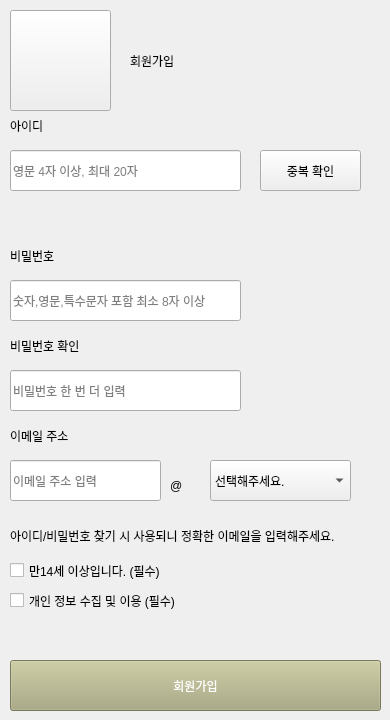
    <widget class="QWidget" name="page_33">
     <widget class="QPushButton" name="startButton_6">
      <property name="geometry">
       <rect>
        <x>10</x>
        <y>10</y>
        <width>101</width>
        <height>101</height>
       </rect>
      </property>
      <property name="styleSheet">
       <string notr="true">border-image:url(&quot;/Users/IOT/Documents/Login/danawa.jpg&quot;)</string>
      </property>
      <property name="text">
       <string/>
      </property>
     </widget>
     <widget class="QLabel" name="label_23">
      <property name="geometry">
       <rect>
        <x>130</x>
        <y>40</y>
        <width>111</width>
        <height>41</height>
       </rect>
      </property>
      <property name="styleSheet">
       <string notr="true">font: 700 20pt &quot;맑은 고딕&quot;;</string>
      </property>
      <property name="text">
       <string>회원가입</string>
      </property>
     </widget>
     <widget class="QLabel" name="label_24">
      <property name="geometry">
       <rect>
        <x>10</x>
        <y>110</y>
        <width>51</width>
        <height>31</height>
       </rect>
      </property>
      <property name="styleSheet">
       <string notr="true">font: 700 12pt &quot;맑은 고딕&quot;;</string>
      </property>
      <property name="text">
       <string>아이디</string>
      </property>
     </widget>
     <widget class="QLineEdit" name="Join_id">
      <property name="geometry">
       <rect>
        <x>10</x>
        <y>150</y>
        <width>231</width>
        <height>41</height>
       </rect>
      </property>
      <property name="placeholderText">
       <string>영문 4자 이상, 최대 20자</string>
      </property>
     </widget>
     <widget class="QLabel" name="label_31">
      <property name="geometry">
       <rect>
        <x>10</x>
        <y>240</y>
        <width>101</width>
        <height>31</height>
       </rect>
      </property>
      <property name="styleSheet">
       <string notr="true">font: 700 12pt &quot;맑은 고딕&quot;;</string>
      </property>
      <property name="text">
       <string>비밀번호</string>
      </property>
     </widget>
     <widget class="QLineEdit" name="Join_pw">
      <property name="geometry">
       <rect>
        <x>10</x>
        <y>280</y>
        <width>231</width>
        <height>41</height>
       </rect>
      </property>
      <property name="echoMode">
       <enum>QLineEdit::Normal</enum>
      </property>
      <property name="placeholderText">
       <string>숫자,영문,특수문자 포함 최소 8자 이상</string>
      </property>
     </widget>
     <widget class="QLabel" name="label_32">
      <property name="geometry">
       <rect>
        <x>10</x>
        <y>330</y>
        <width>101</width>
        <height>31</height>
       </rect>
      </property>
      <property name="styleSheet">
       <string notr="true">font: 700 12pt &quot;맑은 고딕&quot;;</string>
      </property>
      <property name="text">
       <string>비밀번호 확인</string>
      </property>
     </widget>
     <widget class="QLineEdit" name="Join_pw2">
      <property name="geometry">
       <rect>
        <x>10</x>
        <y>370</y>
        <width>231</width>
        <height>41</height>
       </rect>
      </property>
      <property name="echoMode">
       <enum>QLineEdit::Normal</enum>
      </property>
      <property name="placeholderText">
       <string>비밀번호 한 번 더 입력</string>
      </property>
     </widget>
     <widget class="QLineEdit" name="Join_email">
      <property name="geometry">
       <rect>
        <x>10</x>
        <y>460</y>
        <width>151</width>
        <height>41</height>
       </rect>
      </property>
      <property name="placeholderText">
       <string>이메일 주소 입력</string>
      </property>
     </widget>
     <widget class="QLabel" name="label_33">
      <property name="geometry">
       <rect>
        <x>10</x>
        <y>420</y>
        <width>101</width>
        <height>31</height>
       </rect>
      </property>
      <property name="styleSheet">
       <string notr="true">font: 700 12pt &quot;맑은 고딕&quot;;</string>
      </property>
      <property name="text">
       <string>이메일 주소</string>
      </property>
     </widget>
     <widget class="QLabel" name="label_34">
      <property name="geometry">
       <rect>
        <x>170</x>
        <y>470</y>
        <width>41</width>
        <height>31</height>
       </rect>
      </property>
      <property name="styleSheet">
       <string notr="true">font: 16pt &quot;Tahoma&quot;;</string>
      </property>
      <property name="text">
       <string>@</string>
      </property>
     </widget>
     <widget class="QComboBox" name="comboBox">
      <property name="geometry">
       <rect>
        <x>210</x>
        <y>460</y>
        <width>141</width>
        <height>41</height>
       </rect>
      </property>
      <item>
       <property name="text">
        <string>선택해주세요.</string>
       </property>
      </item>
      <item>
       <property name="text">
        <string>gmail.com</string>
       </property>
      </item>
      <item>
       <property name="text">
        <string>naver.com</string>
       </property>
      </item>
      <item>
       <property name="text">
        <string>hanmail.net</string>
       </property>
      </item>
      <item>
       <property name="text">
        <string>daum.net</string>
       </property>
      </item>
      <item>
       <property name="text">
        <string>kakao.com</string>
       </property>
      </item>
      <item>
       <property name="text">
        <string>nate.com</string>
       </property>
      </item>
     </widget>
     <widget class="QLabel" name="EMAIL_ducheck">
      <property name="geometry">
       <rect>
        <x>10</x>
        <y>520</y>
        <width>361</width>
        <height>31</height>
       </rect>
      </property>
      <property name="text">
       <string>아이디/비밀번호 찾기 시 사용되니 정확한 이메일을 입력해주세요.</string>
      </property>
     </widget>
     <widget class="QCheckBox" name="checkBox_2">
      <property name="geometry">
       <rect>
        <x>10</x>
        <y>560</y>
        <width>231</width>
        <height>21</height>
       </rect>
      </property>
      <property name="text">
       <string>만14세 이상입니다. (필수)</string>
      </property>
     </widget>
     <widget class="QPushButton" name="Join">
      <property name="geometry">
       <rect>
        <x>10</x>
        <y>660</y>
        <width>371</width>
        <height>51</height>
       </rect>
      </property>
      <property name="styleSheet">
       <string notr="true">background-color: rgb(170, 170, 127);
color: rgb(255, 255, 255);</string>
      </property>
      <property name="text">
       <string>회원가입</string>
      </property>
      <property name="checkable">
       <bool>false</bool>
      </property>
     </widget>
     <widget class="QCheckBox" name="checkBox_4">
      <property name="geometry">
       <rect>
        <x>10</x>
        <y>590</y>
        <width>231</width>
        <height>21</height>
       </rect>
      </property>
      <property name="text">
       <string>개인 정보 수집 및 이용 (필수)</string>
      </property>
     </widget>
     <widget class="QPushButton" name="ID_du">
      <property name="geometry">
       <rect>
        <x>260</x>
        <y>150</y>
        <width>101</width>
        <height>41</height>
       </rect>
      </property>
      <property name="styleSheet">
       <string notr="true"/>
      </property>
      <property name="text">
       <string>중복 확인</string>
      </property>
     </widget>
     <widget class="QLabel" name="ID_ducheck">
      <property name="geometry">
       <rect>
        <x>10</x>
        <y>200</y>
        <width>351</width>
        <height>31</height>
       </rect>
      </property>
      <property name="text">
       <string/>
      </property>
     </widget>
     <widget class="QLabel" name="PW_ducheck">
      <property name="geometry">
       <rect>
        <x>250</x>
        <y>380</y>
        <width>111</width>
        <height>31</height>
       </rect>
      </property>
      <property name="text">
       <string/>
      </property>
     </widget>
     <zorder>checkBox_2</zorder>
     <zorder>startButton_6</zorder>
     <zorder>label_23</zorder>
     <zorder>label_24</zorder>
     <zorder>Join_id</zorder>
     <zorder>label_31</zorder>
     <zorder>Join_pw</zorder>
     <zorder>label_32</zorder>
     <zorder>Join_pw2</zorder>
     <zorder>Join_email</zorder>
     <zorder>label_33</zorder>
     <zorder>label_34</zorder>
     <zorder>comboBox</zorder>
     <zorder>EMAIL_ducheck</zorder>
     <zorder>Join</zorder>
     <zorder>checkBox_4</zorder>
     <zorder>ID_du</zorder>
     <zorder>ID_ducheck</zorder>
     <zorder>PW_ducheck</zorder>
    </widget>
